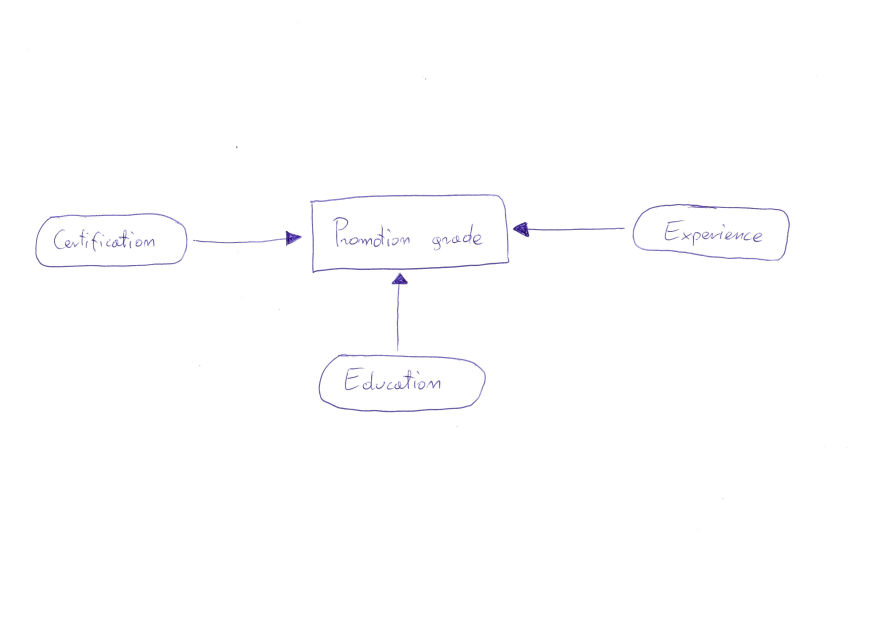
#> input picture data/dmn_ex01_001.jpeg, 3510 x 2552 px (shown at 1/4 size); its folder holds only this picture in this run
$ python -i arrow_detection_research.py   (imports and definitions only)
#> lines starting #> are read from the running program, lines starting #| are printed output that depends on the picture; after the words box and inside, x2 and y2 are one past the last pixel; in counts of white or black regions, pixels touching at a corner belong together
#> in arrowhead_detection_v1, img is the input picture: shape (2552, 3510, 3); mean B, G, R 254.4, 253.9, 254
from pathlib import Path
import cv2
import numpy as np
import matplotlib.pyplot as plt
from scipy.spatial import distance
import math
import matplotlib.patches as patches
import glob


def preprocess_v1(img):
    img_gray = cv2.cvtColor(img, cv2.COLOR_BGR2GRAY)
    img_blur = cv2.GaussianBlur(img_gray, (5, 5), 1)
    img_canny = cv2.Canny(img_blur, 50, 50)
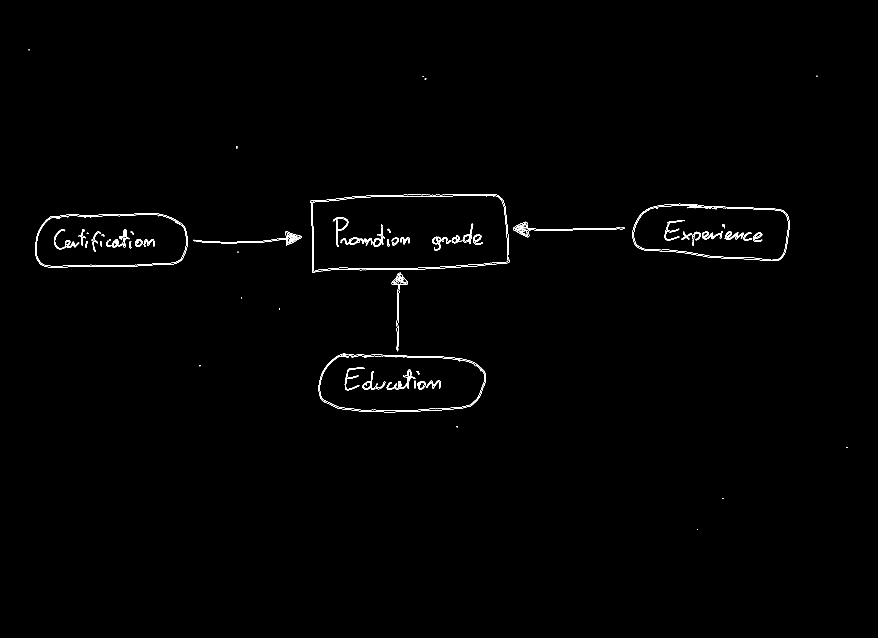
#> img_canny: shape (2552, 3510) (shown at 1/4 size); 0.33% white in thin lines or dots, all inside (x1, y1, x2, y2) = (114, 197, 3389, 2120)
    kernel = np.ones((3, 3))
    img_dilate = cv2.dilate(img_canny, kernel, iterations=2)
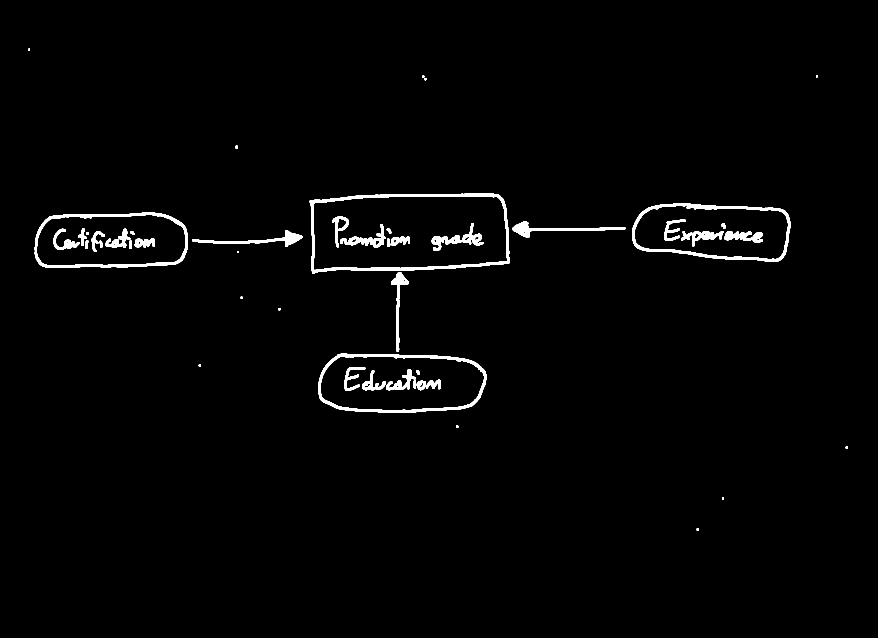
#> img_dilate: shape (2552, 3510) (shown at 1/4 size); 1.5% white; 53 white regions, largest, box (x1, y1, x2, y2) and area: (1239, 774, 2040, 1094) 21518, (1272, 1412, 1945, 1651) 16713, (2528, 813, 3162, 1046) 16098
    img_erode = cv2.erode(img_dilate, kernel, iterations=1)
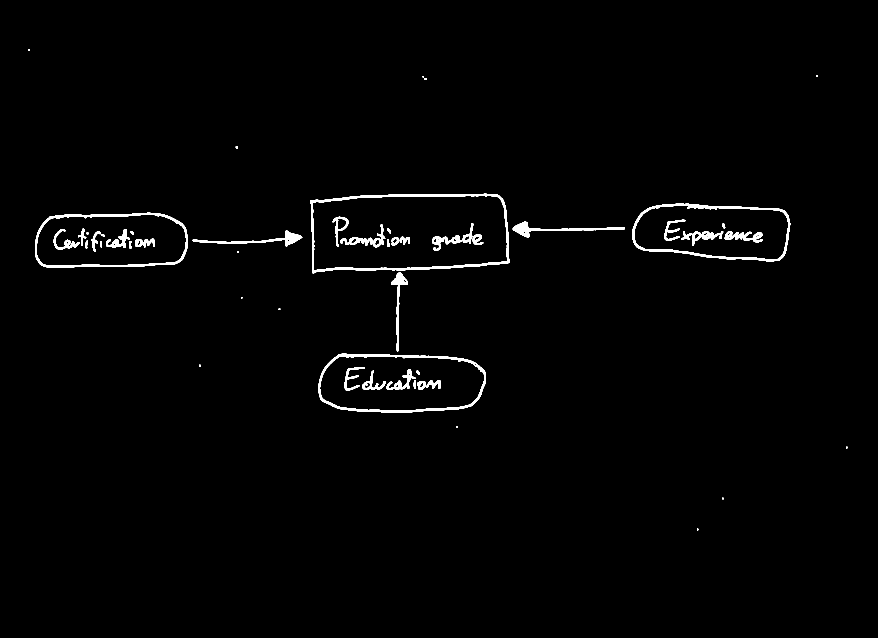
#> img_erode: shape (2552, 3510) (shown at 1/4 size); 1.2% white; 56 white regions
    return img_erode


def find_tip_v1(points, convex_hull):
    length = len(points)
    indices = np.setdiff1d(range(length), convex_hull)

    for i in range(2):
        j = indices[i] + 2
        if j > length - 1:
            j = length - j
        if np.all(points[j] == points[indices[i - 1] - 2]):
            return tuple(points[j])


def arrowhead_detection_v1(img_path):
    img = cv2.imread(str(img_path))
    contours, hierarchy = cv2.findContours(preprocess_v1(img), cv2.RETR_EXTERNAL, cv2.CHAIN_APPROX_NONE)
#> contours = 20 contours; largest, box (x1, y1, x2, y2) and area: (1240, 775, 2039, 1093) 228051, (1273, 1413, 1944, 1650) 136222, (2529, 814, 3161, 1045) 120004, (140, 851, 751, 1071) 119647, (2051, 886, 2500, 950) 5078

    fig, ax = plt.subplots(1)
    ax.imshow(cv2.cvtColor(img, cv2.COLOR_BGR2RGB))  # Konwersja kolorów z BGR na RGB

    for cnt in contours:
        peri = cv2.arcLength(cnt, True)
        approx = cv2.approxPolyDP(cnt, 0.025 * peri, True)
        hull = cv2.convexHull(approx, returnPoints=False)
        sides = len(hull)

        if 6 > sides > 3 and sides + 2 == len(approx):
            arrow_tip = find_tip_v1(approx[:, 0, :], hull.squeeze())
            if arrow_tip:
                cnt_transformed = cnt[:, 0, :]
                polygon = patches.Polygon(cnt_transformed, edgecolor=(0, 1, 0), facecolor="none")
                ax.add_patch(polygon)

                arrow_tip_x, arrow_tip_y = arrow_tip
                circle = patches.Circle((arrow_tip_x, arrow_tip_y), radius=3, edgecolor=(1, 0, 0), facecolor=(1, 0, 0))
                ax.add_patch(circle)
#> this loop made 20 passes
#> (peri, hull, sides, length in find_tip_v1, indices in find_tip_v1, arrow_tip_x, arrow_tip_y) on passes 9, 12: (744.8, [5, 3, 1, 0], 4, 6, [2, 4], 1603, 1090), (997.1, [5, 3, 1, 0], 4, 6, [2, 4], 2051, 918)
#> (peri, hull, sides) on passes 2 to 7: (19.41, [4, 3, 2, 1, 0], 5), (19.41, [4, 3, 2, 1, 0], 5), (21.41, [4, 3, 2, 1, 0], 5), (20.83, [5, 4, 3, 2, 1, 0], 6), (1645.7, [5, 4, 3, 2, 1, 0], 6), (19.41, [4, 3, 2, 1, 0], 5)

    plt.show()
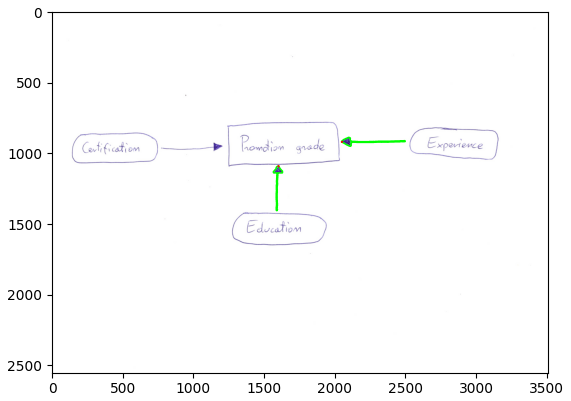
#> figure drawn by matplotlib, 1 panel


# [473 lines left out: functions components_detection_v2, rotateBound_v7, arrow_v7, arrow_angle_v4, find_head_and_tail_v3, head_tail_detection_v3 and 3 more, not called in this run]


# [8 lines not run here, left out]
            # arrow_angle_v4(img_path)
            # head_tail_detection_v3(img_path)
            # get_arrow_angle_v6(img_path) # INVALID
            # arrow_v7(img_path) # INVALID

>>> result = arrowhead_detection_v1('data/dmn_ex01_001.jpeg')

$ run again, on data/dmn_ex01_005.jpeg
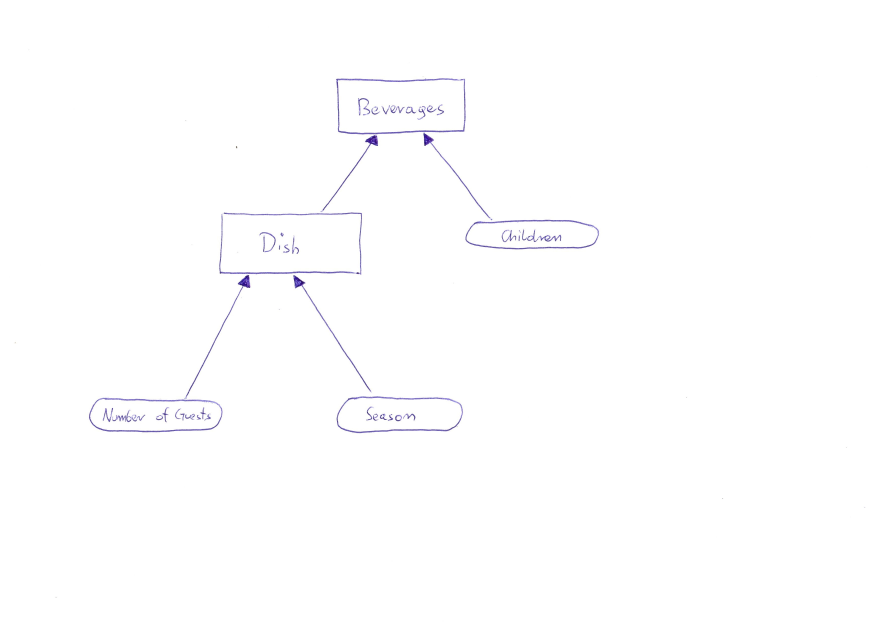
#> input picture data/dmn_ex01_005.jpeg, 3510 x 2552 px (shown at 1/4 size)
#> in arrowhead_detection_v1, img is the input picture: shape (2552, 3510, 3); mean B, G, R 254.4, 253.9, 254
#> in preprocess_v1, `img_canny = cv2.Canny(img_blur, 50, 50)`:
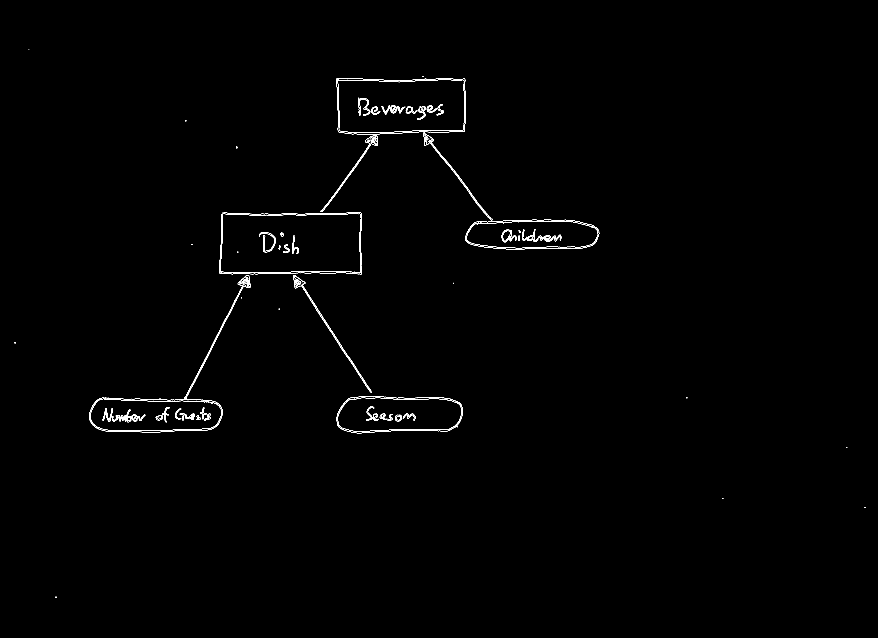
#> img_canny: shape (2552, 3510) (shown at 1/4 size); 0.32% white in thin lines or dots, all inside (x1, y1, x2, y2) = (58, 196, 3461, 2391)
#> img_dilate: shape (2552, 3510); 1.4% white; 42 white regions, largest, box (x1, y1, x2, y2) and area: (354, 847, 1450, 1731) 35863, (1279, 311, 1971, 883) 26041, (1860, 877, 2399, 1000) 12396
#> in preprocess_v1, `img_erode = cv2.erode(img_dilate, kernel, iterations=1)`:
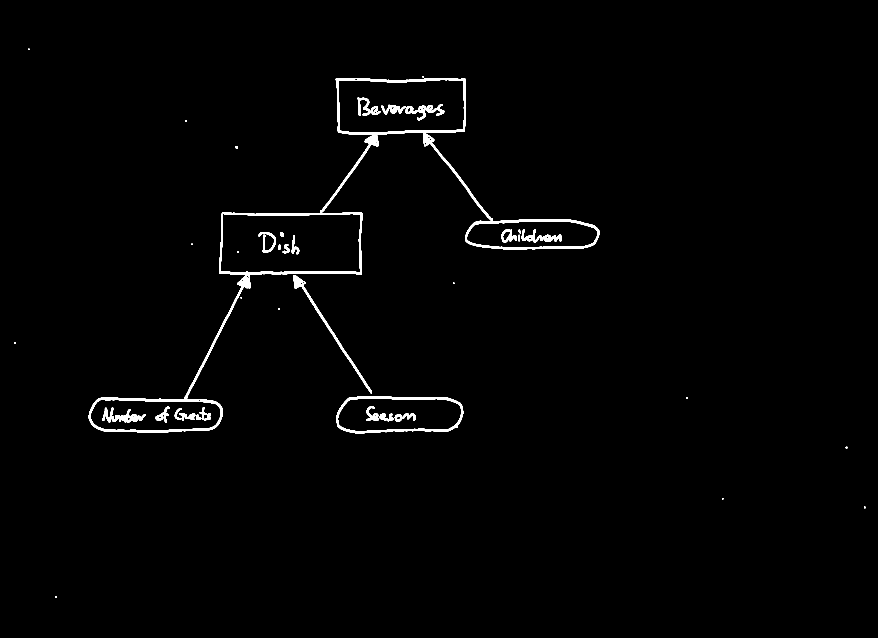
#> img_erode: shape (2552, 3510) (shown at 1/4 size); 1.1% white; 42 white regions (1 under 20 px)
#> contours = 19 contours, 2 with area under 20; largest, box (x1, y1, x2, y2) and area: (355, 848, 1449, 1730) 207286, (1280, 312, 1970, 882) 119278, (1345, 1584, 1853, 1734) 65470, (1861, 878, 2398, 999) 56204, (1172, 1100, 1488, 1573) 5394
#> the loop in arrowhead_detection_v1, `for cnt in contours:` made 19 passes
#> (peri, hull, sides) on passes 1, 2, 4, 5, 6, 7, 8, 13: (19.41, [4, 3, 2, 1, 0], 5), (19.41, [4, 3, 2, 1, 0], 5), (20.83, [5, 4, 3, 2, 1, 0], 6), (18.83, [5, 4, 3, 2, 1, 0], 6), (1227, [5, 4, 3, 2, 1, 0], 6), (21.41, [4, 3, 2, 1, 0], 5), (19.41, [4, 3, 2, 1, 0], 5), (1225.4, [4, 3, 2, 1, 0], 5)
